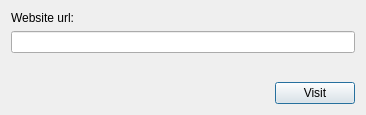
<?xml version="1.0" encoding="UTF-8"?>
<ui version="4.0">
 <class>VisitWebsiteDialog</class>
 <widget class="QDialog" name="VisitWebsiteDialog">
  <property name="geometry">
   <rect>
    <x>0</x>
    <y>0</y>
    <width>366</width>
    <height>115</height>
   </rect>
  </property>
  <property name="windowTitle">
   <string>Visit website</string>
  </property>
  <layout class="QVBoxLayout" name="verticalLayout">
   <item>
    <widget class="QLabel" name="label">
     <property name="text">
      <string>Website url:</string>
     </property>
    </widget>
   </item>
   <item>
    <widget class="QLineEdit" name="lineEdit"/>
   </item>
   <item>
    <spacer name="verticalSpacer">
     <property name="orientation">
      <enum>Qt::Vertical</enum>
     </property>
     <property name="sizeHint" stdset="0">
      <size>
       <width>20</width>
       <height>10</height>
      </size>
     </property>
    </spacer>
   </item>
   <item>
    <layout class="QHBoxLayout" name="horizontalLayout">
     <item>
      <spacer name="horizontalSpacer">
       <property name="orientation">
        <enum>Qt::Horizontal</enum>
       </property>
       <property name="sizeHint" stdset="0">
        <size>
         <width>40</width>
         <height>20</height>
        </size>
       </property>
      </spacer>
     </item>
     <item>
      <widget class="QPushButton" name="pushButton">
       <property name="text">
        <string>Visit</string>
       </property>
      </widget>
     </item>
    </layout>
   </item>
  </layout>
 </widget>
 <resources/>
 <connections/>
</ui>
